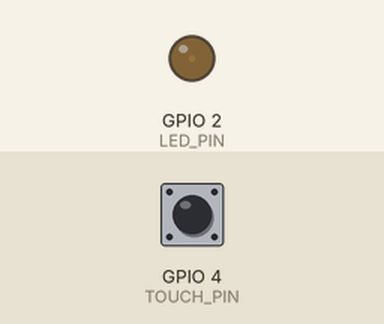
A sketch run on a simulated ESP32. Parts: output pins drawn as LEDs (lit = HIGH). Inputs (shaded band) come from the test bench; at power-on: GPIO 4 (TOUCH_PIN) HIGH. What the sketch prints to the serial monitor is not drawn.

Above: at 1.05 s.
At 3.15 s:
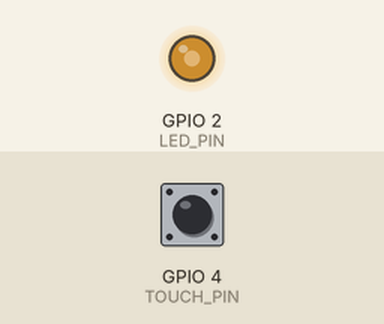
At 4.45 s:
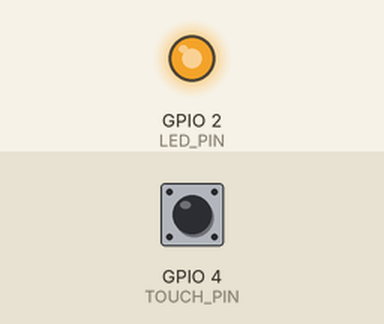
At 7.85 s:
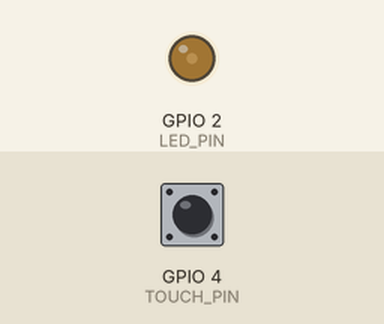
Timing chart, 0 to 11.0 s (numbered marks = the images above):
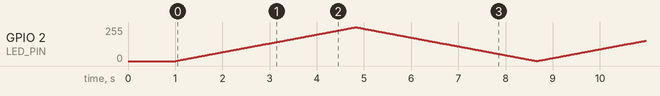

The sketch:

hmwk-breath.ino
```cpp
#define TOUCH_PIN 4
#define LED_PIN 2
#define THRESHOLD 200  // 触摸阈值，根据实际串口打印值调整

// ========== PWM 呼吸灯设置 ==========
const int freq = 5000;        // PWM频率 5kHz
const int resolution = 8;     // 8位分辨率 (0-255)

// ========== 速度档位系统 ==========
// 档位 1(慢速) -> 2(中速) -> 3(快速) -> 回到1
volatile int speedLevel = 1;  // 当前档位，volatile因为可能在ISR中涉及
const int MAX_LEVEL = 3;

// 各档位对应的呼吸步进间隔(ms)：数值越小，呼吸越快
// 索引0占位，1/2/3对应三个档位
const int breathDelays[4] = {0, 40, 15, 3};

// ========== 触摸自锁开关变量 ==========
volatile bool touchInterruptFlag = false;  // 中断标志
bool lastTouchState = false;               // 上一次触摸状态（边缘检测用）
unsigned long lastDebounceTime = 0;        // 上次有效触发时间
const unsigned long debounceDelay = 200;   // 软件防抖 200ms

// ========== 非阻塞呼吸灯状态变量 ==========
int dutyCycle = 0;              // 当前占空比 0-255
bool breathDirectionUp = true;  // true=渐亮(占空比增加), false=渐暗(占空比减小)
unsigned long lastBreathTime = 0;  // 上次呼吸步进的时间戳

// 中断服务函数 (ISR) - 极简操作，仅设置标志
void IRAM_ATTR gotTouch() {
  touchInterruptFlag = true;
}

void setup() {
  Serial.begin(115200);
  delay(1000);

  // 初始化LED和PWM
  pinMode(LED_PIN, OUTPUT);
  ledcAttach(LED_PIN, freq, resolution);
  ledcWrite(LED_PIN, 0);  // 初始熄灭

  // 绑定触摸中断
  touchAttachInterrupt(TOUCH_PIN, gotTouch, THRESHOLD);

  Serial.println("多档位触摸调速呼吸灯已启动");
  Serial.println("触摸D4切换速度: 1档(慢) -> 2档(中) -> 3档(快) -> 循环");
}

void loop() {
  unsigned long currentTime = millis();

  // ========== 1. 触摸检测：边缘检测 + 软件防抖 ==========
  int touchValue = touchRead(TOUCH_PIN);
  bool currentTouchState = (touchValue < THRESHOLD);

  // 边缘检测：只有"上一次未触摸，当前被触摸"的瞬间才判定为有效按下
  if (currentTouchState && !lastTouchState) {
    // 软件防抖：距离上次有效触发超过 debounceDelay 才响应
    if (currentTime - lastDebounceTime > debounceDelay) {
      lastDebounceTime = currentTime;

      // 档位循环切换：1 -> 2 -> 3 -> 1
      speedLevel++;
      if (speedLevel > MAX_LEVEL) speedLevel = 1;

      // 串口反馈当前档位
      Serial.print("【触摸触发】档位切换至 ");
      Serial.print(speedLevel);
      Serial.print(" - ");
      switch(speedLevel) {
        case 1: Serial.print("慢速呼吸 (40ms/步)"); break;
        case 2: Serial.print("中速呼吸 (15ms/步)"); break;
        case 3: Serial.print("快速呼吸 (3ms/步)"); break;
      }
      Serial.println();
    }
  }

  // 更新上一次触摸状态，为下一次边缘检测做准备
  lastTouchState = currentTouchState;

  // 清除中断标志
  if (touchInterruptFlag) {
    touchInterruptFlag = false;
  }

  // ========== 2. 非阻塞PWM呼吸灯 ==========
  // 根据当前档位获取步进间隔
  int stepDelay = breathDelays[speedLevel];

  // 非阻塞式判断：只有当达到步进间隔时才改变占空比
  if (currentTime - lastBreathTime >= stepDelay) {
    lastBreathTime = currentTime;

    if (breathDirectionUp) {
      // 渐亮阶段：占空比增加
      dutyCycle++;
      if (dutyCycle >= 255) {
        dutyCycle = 255;
        breathDirectionUp = false;  // 到达最亮，切换为渐暗
      }
    } else {
      // 渐暗阶段：占空比减小
      dutyCycle--;
      if (dutyCycle <= 0) {
        dutyCycle = 0;
        breathDirectionUp = true;   // 到达最暗，切换为渐亮
      }
    }

    // 输出PWM波形
    ledcWrite(LED_PIN, dutyCycle);
  }

  // ========== 3. 调试信息（每2秒打印一次） ==========
  static unsigned long lastDebugTime = 0;
  if (currentTime - lastDebugTime > 2000) {
    lastDebugTime = currentTime;
    Serial.print("触摸值: ");
    Serial.print(touchValue);
    Serial.print(" | 档位: ");
    Serial.print(speedLevel);
    Serial.print(" | 当前占空比: ");
    Serial.println(dutyCycle);
  }
}
```
